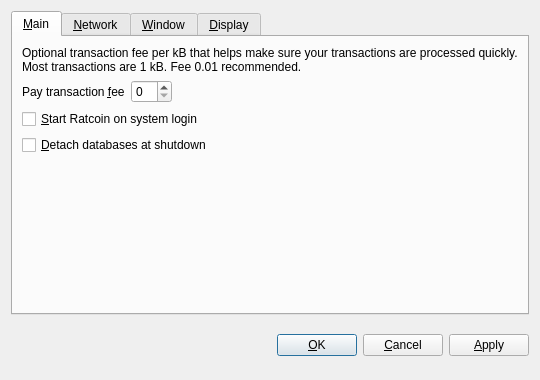
<?xml version="1.0" encoding="UTF-8"?>
<ui version="4.0">
 <class>OptionsDialog</class>
 <widget class="QDialog" name="OptionsDialog">
  <property name="geometry">
   <rect>
    <x>0</x>
    <y>0</y>
    <width>540</width>
    <height>380</height>
   </rect>
  </property>
  <property name="windowTitle">
   <string>Options</string>
  </property>
  <property name="modal">
   <bool>true</bool>
  </property>
  <layout class="QVBoxLayout" name="verticalLayout">
   <item>
    <widget class="QTabWidget" name="tabWidget">
     <property name="tabPosition">
      <enum>QTabWidget::North</enum>
     </property>
     <property name="currentIndex">
      <number>0</number>
     </property>
     <widget class="QWidget" name="tabMain">
      <attribute name="title">
       <string>&amp;Main</string>
      </attribute>
      <layout class="QVBoxLayout" name="verticalLayout_Main">
       <item>
        <widget class="QLabel" name="transactionFeeInfoLabel">
         <property name="text">
          <string>Optional transaction fee per kB that helps make sure your transactions are processed quickly. Most transactions are 1 kB. Fee 0.01 recommended.</string>
         </property>
         <property name="textFormat">
          <enum>Qt::PlainText</enum>
         </property>
         <property name="wordWrap">
          <bool>true</bool>
         </property>
        </widget>
       </item>
       <item>
        <layout class="QHBoxLayout" name="horizontalLayout_Main">
         <item>
          <widget class="QLabel" name="transactionFeeLabel">
           <property name="text">
            <string>Pay transaction &amp;fee</string>
           </property>
           <property name="textFormat">
            <enum>Qt::PlainText</enum>
           </property>
           <property name="buddy">
            <cstring>transactionFee</cstring>
           </property>
          </widget>
         </item>
         <item>
          <widget class="BitcoinAmountField" name="transactionFee"/>
         </item>
         <item>
          <spacer name="horizontalSpacer_Main">
           <property name="orientation">
            <enum>Qt::Horizontal</enum>
           </property>
           <property name="sizeHint" stdset="0">
            <size>
             <width>40</width>
             <height>20</height>
            </size>
           </property>
          </spacer>
         </item>
        </layout>
       </item>
       <item>
        <widget class="QCheckBox" name="bitcoinAtStartup">
         <property name="toolTip">
          <string>Automatically start Ratcoin after logging in to the system.</string>
         </property>
         <property name="text">
          <string>&amp;Start Ratcoin on system login</string>
         </property>
        </widget>
       </item>
       <item>
        <widget class="QCheckBox" name="detachDatabases">
         <property name="toolTip">
          <string>Detach block and address databases at shutdown. This means they can be moved to another data directory, but it slows down shutdown. The wallet is always detached.</string>
         </property>
         <property name="text">
          <string>&amp;Detach databases at shutdown</string>
         </property>
        </widget>
       </item>
       <item>
        <spacer name="verticalSpacer_Main">
         <property name="orientation">
          <enum>Qt::Vertical</enum>
         </property>
         <property name="sizeHint" stdset="0">
          <size>
           <width>20</width>
           <height>40</height>
          </size>
         </property>
        </spacer>
       </item>
      </layout>
     </widget>
     <widget class="QWidget" name="tabNetwork">
      <attribute name="title">
       <string>&amp;Network</string>
      </attribute>
      <layout class="QVBoxLayout" name="verticalLayout_Network">
       <item>
        <widget class="QCheckBox" name="mapPortUpnp">
         <property name="toolTip">
          <string>Automatically open the Ratcoin client port on the router. This only works when your router supports UPnP and it is enabled.</string>
         </property>
         <property name="text">
          <string>Map port using &amp;UPnP</string>
         </property>
        </widget>
       </item>
       <item>
        <widget class="QCheckBox" name="connectSocks">
         <property name="toolTip">
          <string>Connect to the Ratcoin network through a SOCKS proxy (e.g. when connecting through Tor).</string>
         </property>
         <property name="text">
          <string>&amp;Connect through SOCKS proxy:</string>
         </property>
        </widget>
       </item>
       <item>
        <layout class="QHBoxLayout" name="horizontalLayout_Network">
         <item>
          <widget class="QLabel" name="proxyIpLabel">
           <property name="text">
            <string>Proxy &amp;IP:</string>
           </property>
           <property name="textFormat">
            <enum>Qt::PlainText</enum>
           </property>
           <property name="buddy">
            <cstring>proxyIp</cstring>
           </property>
          </widget>
         </item>
         <item>
          <widget class="QValidatedLineEdit" name="proxyIp">
           <property name="maximumSize">
            <size>
             <width>140</width>
             <height>16777215</height>
            </size>
           </property>
           <property name="toolTip">
            <string>IP address of the proxy (e.g. 127.0.0.1)</string>
           </property>
          </widget>
         </item>
         <item>
          <widget class="QLabel" name="proxyPortLabel">
           <property name="text">
            <string>&amp;Port:</string>
           </property>
           <property name="textFormat">
            <enum>Qt::PlainText</enum>
           </property>
           <property name="buddy">
            <cstring>proxyPort</cstring>
           </property>
          </widget>
         </item>
         <item>
          <widget class="QLineEdit" name="proxyPort">
           <property name="maximumSize">
            <size>
             <width>55</width>
             <height>16777215</height>
            </size>
           </property>
           <property name="toolTip">
            <string>Port of the proxy (e.g. 9050)</string>
           </property>
          </widget>
         </item>
         <item>
          <widget class="QLabel" name="socksVersionLabel">
           <property name="text">
            <string>SOCKS &amp;Version:</string>
           </property>
           <property name="textFormat">
            <enum>Qt::PlainText</enum>
           </property>
           <property name="buddy">
            <cstring>socksVersion</cstring>
           </property>
          </widget>
         </item>
         <item>
          <widget class="QValueComboBox" name="socksVersion">
           <property name="toolTip">
            <string>SOCKS version of the proxy (e.g. 5)</string>
           </property>
          </widget>
         </item>
         <item>
          <spacer name="horizontalSpacer_Network">
           <property name="orientation">
            <enum>Qt::Horizontal</enum>
           </property>
           <property name="sizeHint" stdset="0">
            <size>
             <width>40</width>
             <height>20</height>
            </size>
           </property>
          </spacer>
         </item>
        </layout>
       </item>
       <item>
        <spacer name="verticalSpacer_Network">
         <property name="orientation">
          <enum>Qt::Vertical</enum>
         </property>
         <property name="sizeHint" stdset="0">
          <size>
           <width>20</width>
           <height>40</height>
          </size>
         </property>
        </spacer>
       </item>
      </layout>
     </widget>
     <widget class="QWidget" name="tabWindow">
      <attribute name="title">
       <string>&amp;Window</string>
      </attribute>
      <layout class="QVBoxLayout" name="verticalLayout_Window">
       <item>
        <widget class="QCheckBox" name="minimizeToTray">
         <property name="toolTip">
          <string>Show only a tray icon after minimizing the window.</string>
         </property>
         <property name="text">
          <string>&amp;Minimize to the tray instead of the taskbar</string>
         </property>
        </widget>
       </item>
       <item>
        <widget class="QCheckBox" name="minimizeOnClose">
         <property name="toolTip">
          <string>Minimize instead of exit the application when the window is closed. When this option is enabled, the application will be closed only after selecting Quit in the menu.</string>
         </property>
         <property name="text">
          <string>M&amp;inimize on close</string>
         </property>
        </widget>
       </item>
       <item>
        <spacer name="verticalSpacer_Window">
         <property name="orientation">
          <enum>Qt::Vertical</enum>
         </property>
         <property name="sizeHint" stdset="0">
          <size>
           <width>20</width>
           <height>40</height>
          </size>
         </property>
        </spacer>
       </item>
      </layout>
     </widget>
     <widget class="QWidget" name="tabDisplay">
      <attribute name="title">
       <string>&amp;Display</string>
      </attribute>
      <layout class="QVBoxLayout" name="verticalLayout_Display">
       <item>
        <layout class="QHBoxLayout" name="horizontalLayout_1_Display">
         <item>
          <widget class="QLabel" name="langLabel">
           <property name="text">
            <string>User Interface &amp;language:</string>
           </property>
           <property name="textFormat">
            <enum>Qt::PlainText</enum>
           </property>
           <property name="buddy">
            <cstring>lang</cstring>
           </property>
          </widget>
         </item>
         <item>
          <widget class="QValueComboBox" name="lang">
           <property name="toolTip">
            <string>The user interface language can be set here. This setting will take effect after restarting Ratcoin.</string>
           </property>
          </widget>
         </item>
        </layout>
       </item>
       <item>
        <layout class="QHBoxLayout" name="horizontalLayout_2_Display">
         <item>
          <widget class="QLabel" name="unitLabel">
           <property name="text">
            <string>&amp;Unit to show amounts in:</string>
           </property>
           <property name="textFormat">
            <enum>Qt::PlainText</enum>
           </property>
           <property name="buddy">
            <cstring>unit</cstring>
           </property>
          </widget>
         </item>
         <item>
          <widget class="QValueComboBox" name="unit">
           <property name="toolTip">
            <string>Choose the default subdivision unit to show in the interface and when sending coins.</string>
           </property>
          </widget>
         </item>
        </layout>
       </item>
       <item>
        <widget class="QCheckBox" name="displayAddresses">
         <property name="toolTip">
          <string>Whether to show Ratcoin addresses in the transaction list or not.</string>
         </property>
         <property name="text">
          <string>&amp;Display addresses in transaction list</string>
         </property>
        </widget>
       </item>
       <item>
        <widget class="QCheckBox" name="coinControlFeatures">
         <property name="toolTip">
          <string>Whether to show coin control features or not.</string>
         </property>
         <property name="text">
          <string>Display coin &amp;control features (experts only!)</string>
         </property>
        </widget>
       </item>
       <item>
        <spacer name="verticalSpacer_Display">
         <property name="orientation">
          <enum>Qt::Vertical</enum>
         </property>
         <property name="sizeHint" stdset="0">
          <size>
           <width>20</width>
           <height>40</height>
          </size>
         </property>
        </spacer>
       </item>
      </layout>
     </widget>
    </widget>
   </item>
   <item>
    <layout class="QHBoxLayout" name="horizontalLayout_Buttons">
     <item>
      <spacer name="horizontalSpacer_1">
       <property name="orientation">
        <enum>Qt::Horizontal</enum>
       </property>
       <property name="sizeHint" stdset="0">
        <size>
         <width>40</width>
         <height>48</height>
        </size>
       </property>
      </spacer>
     </item>
     <item>
      <widget class="QLabel" name="statusLabel">
       <property name="font">
        <font>
         <weight>75</weight>
         <bold>true</bold>
        </font>
       </property>
       <property name="text">
        <string/>
       </property>
       <property name="textFormat">
        <enum>Qt::PlainText</enum>
       </property>
       <property name="wordWrap">
        <bool>true</bool>
       </property>
      </widget>
     </item>
     <item>
      <spacer name="horizontalSpacer_2">
       <property name="orientation">
        <enum>Qt::Horizontal</enum>
       </property>
       <property name="sizeHint" stdset="0">
        <size>
         <width>40</width>
         <height>48</height>
        </size>
       </property>
      </spacer>
     </item>
     <item>
      <widget class="QPushButton" name="okButton">
       <property name="text">
        <string>&amp;OK</string>
       </property>
      </widget>
     </item>
     <item>
      <widget class="QPushButton" name="cancelButton">
       <property name="text">
        <string>&amp;Cancel</string>
       </property>
       <property name="autoDefault">
        <bool>false</bool>
       </property>
      </widget>
     </item>
     <item>
      <widget class="QPushButton" name="applyButton">
       <property name="text">
        <string>&amp;Apply</string>
       </property>
       <property name="autoDefault">
        <bool>false</bool>
       </property>
      </widget>
     </item>
    </layout>
   </item>
  </layout>
 </widget>
 <customwidgets>
  <customwidget>
   <class>BitcoinAmountField</class>
   <extends>QSpinBox</extends>
   <header>bitcoinamountfield.h</header>
  </customwidget>
  <customwidget>
   <class>QValueComboBox</class>
   <extends>QComboBox</extends>
   <header>qvaluecombobox.h</header>
  </customwidget>
  <customwidget>
   <class>QValidatedLineEdit</class>
   <extends>QLineEdit</extends>
   <header>qvalidatedlineedit.h</header>
  </customwidget>
 </customwidgets>
 <resources/>
 <connections/>
</ui>
